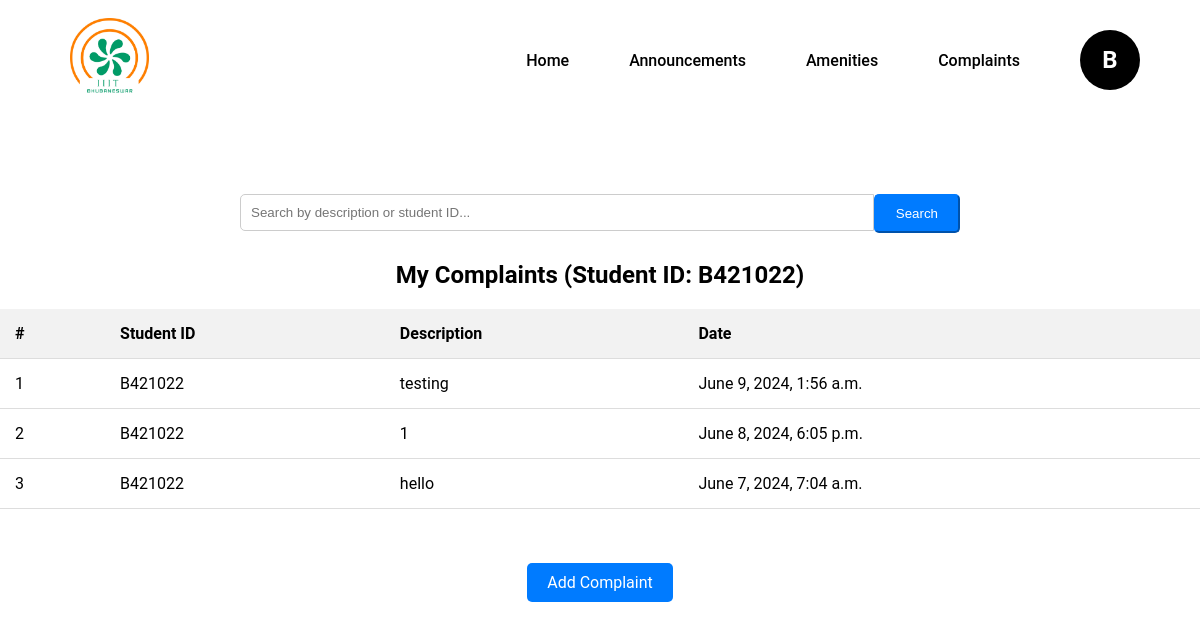
The app's page /complaints/ (signed in) with its own data.
### users/models.py (models this page shows, shortened)
class Complaint(models.Model):
    student_id = models.CharField(max_length=20)
    description = models.TextField()
    date_created = models.DateTimeField(auto_now_add=True)

### users/views.py (the view)
# urls.py: path('complaints/', views.student_complaints_list, name='student_complaints_list'),
@login_required
def student_complaints_list(request):
    user_id = request.user.username
    search_query = request.GET.get('search_query', '')
    complaints = Complaint.objects.filter(student_id=user_id).order_by('-date_created')
    if search_query:
        complaints = complaints.filter(description__icontains=search_query) | complaints.filter(student_id__icontains=search_query)
    return render(request, 'student_complaints_list.html', {'complaints': complaints, 'user_id': user_id})

### users/context_processors.py (called while the page is built)
def cloak_room_settings(request):
    settings = CloakRoomSettings.objects.first()
    return {
        'settings': settings
    }

### users/templates/student_complaints_list.html
{% extends 'base.html' %}
{% block content %}
<div class="container mt-4">
    <div class="row mb-3">
        {% load static %}
        <link rel="stylesheet" href="{% static 'css/complaints.css' %}">
        <div class="col-md-12">
            <form method="GET" action="{% url 'student_complaints_list' %}" class="form-inline search-bar">
                <div class="input-group">
                    <input type="text" class="form-control form-control-lg" name="search_query" placeholder="Search by description or student ID...">
                    <div class="input-group-prepend">
                        <button type="submit" class="btn btn-primary btn-lg">Search</button>
                    </div>
                </div>
            </form>
        </div>
    </div>
    <h2>My Complaints (Student ID: {{ user_id|capfirst }})</h2>
    <table class="table table-striped mt-3">
        <thead>
            <tr>
                <th>#</th>
                <th>Student ID</th>
                <th>Description</th>
                <th>Date</th>
            </tr>
        </thead>
        <tbody>
            {% for complaint in complaints %}
            <tr>
                <td>{{ forloop.counter }}</td>
                <td>{{ complaint.student_id|capfirst }}</td>
                <td>{{ complaint.description }}</td>
                <td>{{ complaint.date_created }}</td>
            </tr>
            {% endfor %}
        </tbody>
    </table>
    <div class="text-center mb-4 mt-4">
        <a href="{% url 'add_complaint' %}" class="btn btn-primary btn-lg">Add Complaint</a>
    </div>
</div>
{% endblock %}

### users/templates/base.html (shortened to what this page needs)
{% load static %}
<!DOCTYPE html>
<html lang="en">
<head>
    <link rel="stylesheet" href="{% static 'css/dashboard_styles.css' %}">
    <link rel="stylesheet" href="https://cdnjs.cloudflare.com/ajax/libs/font-awesome/6.0.0-beta3/css/all.min.css">
</head>
<body>
  <nav>
    <div class="logo">
        <img src="{% static 'images/home_logo.png' %}" alt="Logo">
    </div>
    <ul class="nav-links">
        <li><a href="{% url 'student_dashboard' %}">Home</a></li>
        <li><a href="{% url 'student_notice_list' %}">Announcements</a></li>
        <li class="dropdown">
            <a href="#">Amenities</a>
        </li>
        <li><a href="{% url 'student_complaints_list' %}">Complaints</a></li>
        <li class="profile dropdown">
            <a href="#" id="profileDropdown" role="button">
                <div class="profile-initial">{{ request.user.username|slice:":1"|capfirst }}</div>
            </a>
        </li>
    </ul>
</nav>
<div class="container mt-4">
    {% block content %}
    {% endblock %}
</div>
</body>
</html>

### static/css/dashboard_styles.css (style rules this page uses)
* { margin: 0; padding: 0; box-sizing: border-box; }
body { font-family: 'Roboto', sans-serif; }
nav { display: flex; align-items: center; justify-content: space-between; background-color: white; padding: 0 20px; width: 100%; height: 120px; margin: 0 ; }
.logo img { height: 80px; margin-left: 50px; }
.nav-links { list-style: none; display: flex; flex: 1; justify-content: flex-end; align-items: center; }
.nav-links li { position: relative; margin-right: 20px; }
.nav-links a { font-size: 16px; font-weight: 550; color: black; text-decoration: none; padding: 15px 20px; display: block; }
.profile { display: flex; align-items: center; cursor: pointer; }
.profile-initial { width: 60px; height: 60px; background-color: black; color: white; display: flex; align-items: center; justify-content: center; border-radius: 50%; font-size: 24px; font-weight: bold; }

### static/css/complaints.css (style rules this page uses)
.container { margin-top: 4rem; }
h2 { text-align: center; margin-bottom: 20px; }
.search-bar .input-group { width: 60%; margin: 0 auto 20px; display: flex; }
.search-bar .form-control { flex: 1; padding: 10px; border-radius: 5px 0 0 5px; border: 1px solid #ccc; }
.table { width: 100%; border-collapse: collapse; }
.table th, .table td { padding: 15px; text-align: left; border-bottom: 1px solid #ddd; }
.table th { background-color: #f2f2f2; }
.text-center { text-align: center; }
.text-center .btn { padding: 10px 20px; border-radius: 5px; background-color: #007bff; color: white; text-decoration: none; }
.mb-4 { margin-bottom: 4rem !important; }
.mt-4 { margin-top: 4rem !important; }
form { margin-top: 20px; }
form .btn-primary { background-color: #007bff; border-color: #007bff; padding: 10px 20px; border-radius: 5px; color: white; margin-top: 10px; }
form input, form textarea, form select { width: 40%; padding: 10px; margin: 10px 0; border-radius: 5px; border: 1px solid #ccc; }

### records on screen
Complaint: student_id "B421022", description "testing", date_created "June 9, 2024, 1:56 a.m."
Complaint: student_id "B421022", description "1", date_created "June 8, 2024, 6:05 p.m."
Complaint: student_id "B421022", description "hello", date_created "June 7, 2024, 7:04 a.m."

### other values on screen
{{ request.user.username|slice:":1"|capfirst }} "B"
{{ user_id|capfirst }} "B421022"
